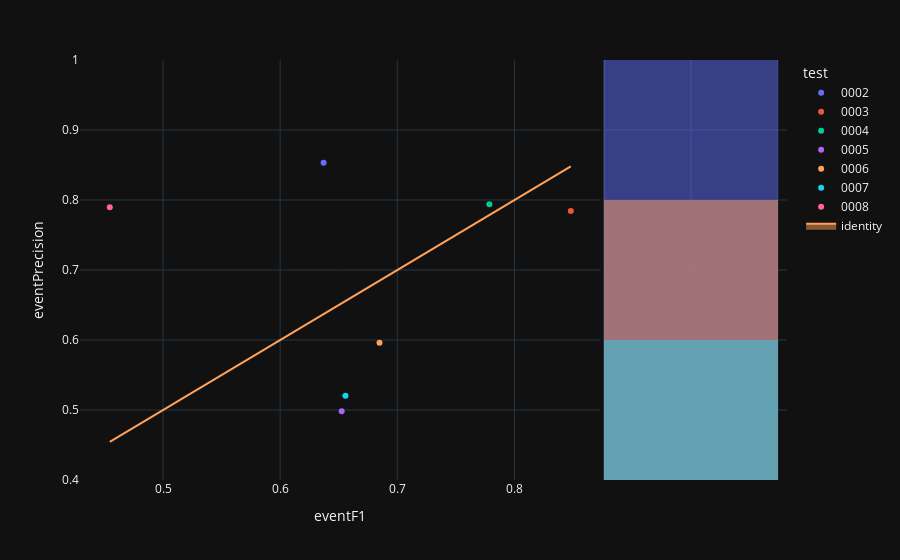

The notebook cell this image was saved under:
### Code cell
fig=px.scatter(experimentModels,x='eventF1',y='eventPrecision',color='test',hover_name='modelId', marginal_y="histogram")
fig.add_trace(
    go.Scatter(x=experimentModels['eventF1'], y=experimentModels['eventF1'], name="identity", mode='lines',fill="toself")
)
fig.show()

### Figure 1 — Plotly figure (JSON) as saved in the notebook; plotly's stock layout.template omitted (floating-point values rounded to 4 significant figures)
{"data": [{"hovertemplate": "<b>%{hovertext}</b><br><br>test=0002<br>eventF1=%{x}<br>eventPrecision=%{y}<extra></extra>", "hovertext": ["a4659423-83e4-4da3-91b5-177fa8bc17fe"], "legendgroup": "0002", "marker": {"color": "#636efa", "symbol": "circle"}, "mode": "markers", "name": "0002", "orientation": "v", "showlegend": true, "x": [0.6371], "xaxis": "x", "y": [0.8531], "yaxis": "y", "type": "scatter"}, {"alignmentgroup": "True", "bingroup": "y", "hovertemplate": "test=0002<br>eventPrecision=%{y}<br>count=%{x}<extra></extra>", "legendgroup": "0002", "marker": {"color": "#636efa"}, "name": "0002", "offsetgroup": "0002", "opacity": 0.5, "showlegend": false, "xaxis": "x2", "y": [0.8531], "yaxis": "y2", "type": "histogram"}, {"hovertemplate": "<b>%{hovertext}</b><br><br>test=0003<br>eventF1=%{x}<br>eventPrecision=%{y}<extra></extra>", "hovertext": ["ad3be387-5be4-4e8e-b57d-072003b617d3"], "legendgroup": "0003", "marker": {"color": "#EF553B", "symbol": "circle"}, "mode": "markers", "name": "0003", "orientation": "v", "showlegend": true, "x": [0.8481], "xaxis": "x", "y": [0.7842], "yaxis": "y", "type": "scatter"}, {"alignmentgroup": "True", "bingroup": "y", "hovertemplate": "test=0003<br>eventPrecision=%{y}<br>count=%{x}<extra></extra>", "legendgroup": "0003", "marker": {"color": "#EF553B"}, "name": "0003", "offsetgroup": "0003", "opacity": 0.5, "showlegend": false, "xaxis": "x2", "y": [0.7842], "yaxis": "y2", "type": "histogram"}, {"hovertemplate": "<b>%{hovertext}</b><br><br>test=0004<br>eventF1=%{x}<br>eventPrecision=%{y}<extra></extra>", "hovertext": ["8bcbbc8b-b83e-4b97-8f7c-0dd0760680e7"], "legendgroup": "0004", "marker": {"color": "#00cc96", "symbol": "circle"}, "mode": "markers", "name": "0004", "orientation": "v", "showlegend": true, "x": [0.7786], "xaxis": "x", "y": [0.794], "yaxis": "y", "type": "scatter"}, {"alignmentgroup": "True", "bingroup": "y", "hovertemplate": "test=0004<br>eventPrecision=%{y}<br>count=%{x}<extra></extra>", "legendgroup": "0004", "marker": {"color": "#00cc96"}, "name": "0004", "offsetgroup": "0004", "opacity": 0.5, "showlegend": false, "xaxis": "x2", "y": [0.794], "yaxis": "y2", "type": "histogram"}, {"hovertemplate": "<b>%{hovertext}</b><br><br>test=0005<br>eventF1=%{x}<br>eventPrecision=%{y}<extra></extra>", "hovertext": ["f88ed731-de3a-4c9a-90d5-04d1fcd93d45"], "legendgroup": "0005", "marker": {"color": "#ab63fa", "symbol": "circle"}, "mode": "markers", "name": "0005", "orientation": "v", "showlegend": true, "x": [0.6525], "xaxis": "x", "y": [0.4983], "yaxis": "y", "type": "scatter"}, {"alignmentgroup": "True", "bingroup": "y", "hovertemplate": "test=0005<br>eventPrecision=%{y}<br>count=%{x}<extra></extra>", "legendgroup": "0005", "marker": {"color": "#ab63fa"}, "name": "0005", "offsetgroup": "0005", "opacity": 0.5, "showlegend": false, "xaxis": "x2", "y": [0.4983], "yaxis": "y2", "type": "histogram"}, {"hovertemplate": "<b>%{hovertext}</b><br><br>test=0006<br>eventF1=%{x}<br>eventPrecision=%{y}<extra></extra>", "hovertext": ["16a691da-d735-4ad2-953c-db2678980107"], "legendgroup": "0006", "marker": {"color": "#FFA15A", "symbol": "circle"}, "mode": "markers", "name": "0006", "orientation": "v", "showlegend": true, "x": [0.6848], "xaxis": "x", "y": [0.5961], "yaxis": "y", "type": "scatter"}, {"alignmentgroup": "True", "bingroup": "y", "hovertemplate": "test=0006<br>eventPrecision=%{y}<br>count=%{x}<extra></extra>", "legendgroup": "0006", "marker": {"color": "#FFA15A"}, "name": "0006", "offsetgroup": "0006", "opacity": 0.5, "showlegend": false, "xaxis": "x2", "y": [0.5961], "yaxis": "y2", "type": "histogram"}, {"hovertemplate": "<b>%{hovertext}</b><br><br>test=0007<br>eventF1=%{x}<br>eventPrecision=%{y}<extra></extra>", "hovertext": ["d91f41ff-0308-46df-9bcd-67d46f377777"], "legendgroup": "0007", "marker": {"color": "#19d3f3", "symbol": "circle"}, "mode": "markers", "name": "0007", "orientation": "v", "showlegend": true, "x": [0.6558], "xaxis": "x", "y": [0.5204], "yaxis": "y", "type": "scatter"}, {"alignmentgroup": "True", "bingroup": "y", "hovertemplate": "test=0007<br>eventPrecision=%{y}<br>count=%{x}<extra></extra>", "legendgroup": "0007", "marker": {"color": "#19d3f3"}, "name": "0007", "offsetgroup": "0007", "opacity": 0.5, "showlegend": false, "xaxis": "x2", "y": [0.5204], "yaxis": "y2", "type": "histogram"}, {"hovertemplate": "<b>%{hovertext}</b><br><br>test=0008<br>eventF1=%{x}<br>eventPrecision=%{y}<extra></extra>", "hovertext": ["a1eacac2-9e31-437a-9350-110d2ef2f1a5"], "legendgroup": "0008", "marker": {"color": "#FF6692", "symbol": "circle"}, "mode": "markers", "name": "0008", "orientation": "v", "showlegend": true, "x": [0.4545], "xaxis": "x", "y": [0.7895], "yaxis": "y", "type": "scatter"}, {"alignmentgroup": "True", "bingroup": "y", "hovertemplate": "test=0008<br>eventPrecision=%{y}<br>count=%{x}<extra></extra>", "legendgroup": "0008", "marker": {"color": "#FF6692"}, "name": "0008", "offsetgroup": "0008", "opacity": 0.5, "showlegend": false, "xaxis": "x2", "y": [0.7895], "yaxis": "y2", "type": "histogram"}, {"fill": "toself", "mode": "lines", "name": "identity", "x": [0.6371, 0.8481, 0.7786, 0.6525, 0.6848, 0.6558, 0.4545], "y": [0.6371, 0.8481, 0.7786, 0.6525, 0.6848, 0.6558, 0.4545], "type": "scatter"}], "layout": {"xaxis": {"anchor": "y", "domain": [0.0, 0.7363], "title": {"text": "eventF1"}}, "yaxis": {"anchor": "x", "domain": [0.0, 1.0], "title": {"text": "eventPrecision"}}, "xaxis2": {"anchor": "y2", "domain": [0.7413, 1.0], "matches": "x2", "showticklabels": false, "showline": false, "ticks": "", "showgrid": true}, "yaxis2": {"anchor": "x2", "domain": [0.0, 1.0], "matches": "y", "showticklabels": false, "showgrid": true}, "legend": {"title": {"text": "test"}, "tracegroupgap": 0}, "margin": {"t": 60}, "barmode": "overlay"}}
